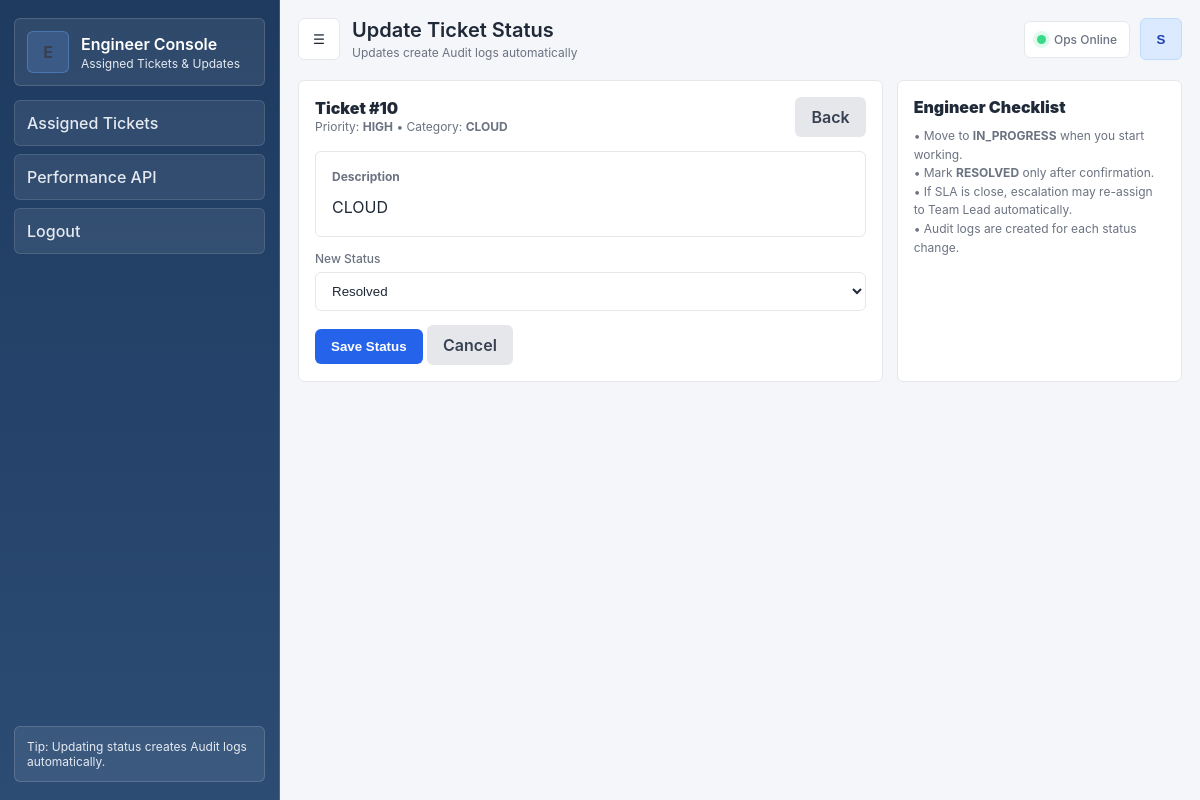
Screenshot of /engineer/update-ticket/10/ (signed in) with the database file from the repository.
### core/models.py (models this page shows, shortened)
class Ticket(models.Model):
    STATUS_CHOICES = [
        ('NEW', 'New'),
        ('IN_PROGRESS', 'In Progress'),
        ('RESOLVED', 'Resolved'),
        ('REOPENED', 'Reopened'),
        ('BREACHED', 'Breached'),
    ]
    PRIORITY_CHOICES = [
        ('CRITICAL', 'Critical'),
        ('HIGH', 'High'),
        ('MEDIUM', 'Medium'),
        ('LOW', 'Low'),
    ]
    CATEGORY_CHOICES = [
        ('NETWORK', 'Network Operations'),
        ('CLOUD', 'Cloud Infrastructure'),
        ('SERVER', 'Server Administration'),
        ('DATABASE', 'Database Administration'),
        ('DEVOPS', 'DevOps'),
        ('CYBER', 'Cybersecurity'),
        ('RISK', 'Risk & Compliance'),
        ('APP', 'Application Support'),
        ('AI', 'AI/ML Operations'),
        ('DATA', 'Data Engineering'),
        ('SRE', 'SRE'),
        ('INCIDENT', 'Incident Response'),
    ]
    is_deleted = models.BooleanField(default=False)
    deleted_at = models.DateTimeField(null=True, blank=True)
    client = models.ForeignKey(Client, on_delete=models.CASCADE)
    assigned_to = models.ForeignKey(User, on_delete=models.SET_NULL, null=True, blank=True)
    department = models.ForeignKey(Department, null=True, blank=True, on_delete=models.SET_NULL)
    priority = models.CharField(max_length=20, choices=PRIORITY_CHOICES)
    category = models.CharField(max_length=50, choices=CATEGORY_CHOICES)
    description = models.TextField()
    status = models.CharField(max_length=20, choices=STATUS_CHOICES, default='NEW')
    created_at = models.DateTimeField(auto_now_add=True)
    resolved_at = models.DateTimeField(null=True, blank=True)
    current_escalation_level = models.IntegerField(default=0)
    escalation_count = models.IntegerField(default=0)
    breached = models.BooleanField(default=False)
    breach_time = models.DateTimeField(null=True, blank=True)
    risk_score = models.FloatField(null=True, blank=True)
    risk_level = models.CharField(max_length=20, null=True, blank=True)
    sla_deadline = models.DateTimeField(null=True, blank=True)
    sla_paused = models.BooleanField(default=False)
    pause_started_at = models.DateTimeField(null=True, blank=True)
    total_pause_duration = models.FloatField(default=0)
    objects = ActiveTicketManager()
    all_objects = models.Manager()

### core/views.py (the view, shortened to what this page needs)
# urls.py: path('engineer/update-ticket/<int:ticket_id>/', update_ticket_status, name='update_ticket_status'),
@login_required
def update_ticket_status(request, ticket_id):
    if not is_engineer(request.user):
        return HttpResponse("Only engineers can update tickets.")
    try:
        ticket = Ticket.objects.get(id=ticket_id, assigned_to=request.user)
    except Ticket.DoesNotExist:
        return HttpResponse("Ticket not found or not assigned to you.")
    return render(request, "update_ticket.html", {"ticket": ticket})

### core/models.py (called while the page is built)
    def get_queryset(self):
        return super().get_queryset().filter(is_deleted=False)

### core/views.py (called while the page is built)
def is_engineer(user):
    return user.groups.filter(name='ENGINEERS').exists()

### core/templates/update_ticket.html (shortened to what this page needs)
{% extends "base_engineer.html" %}
{% block page_title %}Update Ticket Status{% endblock %}
{% block page_subtitle %}Updates create Audit logs automatically{% endblock %}
{% block content %}
<div class="grid">
  <div class="card col-8">
    <div class="flex-between">
      <div>
        <div style="font-weight:950;">Ticket #{{ ticket.id }}</div>
        <div class="small">Priority: <b>{{ ticket.priority }}</b> • Category: <b>{{ ticket.category }}</b></div>
      </div>
      <a class="btn secondary" href="{% url 'dashboard' %}">Back</a>
    </div>
    <div style="height:14px;"></div>
    <div class="card" style="background: rgba(17,28,58,.25);">
      <div class="small"><b>Description</b></div>
      <div style="margin-top:8px; line-height:1.6;">{{ ticket.description }}</div>
    </div>
    <div style="height:14px;"></div>
    <form method="POST" action="{% url 'update_ticket_status' ticket.id %}">
      <label class="label">New Status</label>
      <select class="select" name="status" required>
        <option value="RESOLVED" {% if ticket.status == "RESOLVED" %}selected{% endif %}>Resolved</option>
      </select>
      <div style="height:14px;"></div>
      <button class="btn" type="submit"> Save Status</button>
      <a class="btn secondary" href="{% url 'dashboard' %}">Cancel</a>
    </form>
  </div>
  <div class="card col-4">
    <div style="font-weight:950;">Engineer Checklist</div>
    <div class="small" style="margin-top:10px;">
      • Move to <b>IN_PROGRESS</b> when you start working.<br/>
      • Mark <b>RESOLVED</b> only after confirmation.<br/>
      • If SLA is close, escalation may re-assign to Team Lead automatically.<br/>
      • Audit logs are created for each status change.
    </div>
  </div>
</div>
{% endblock %}

### core/templates/base_engineer.html (shortened to what this page needs)
{% load static %}
<!DOCTYPE html>
<html lang="en">
<head>
  <link rel="stylesheet" href="{% static 'core/css/styles.css' %}">
</head>
<body class="app-theme-light">
  <div class="app">
    <aside class="sidebar" id="sidebar">
      <div class="brand">
        <div class="brand-logo">E</div>
        <div>
          <div class="brand-title">Engineer Console</div>
          <div class="brand-sub">Assigned Tickets & Updates</div>
        </div>
      </div>
      <nav class="nav">
        <a class="nav-item" href="{% url 'dashboard' %}"> Assigned Tickets</a>
        <a class="nav-item" href="/api/engineer-performance/" target="_blank"> Performance API</a>
        <a class="nav-item" href="{% url 'logout' %}"> Logout</a>
      </nav>
      <div class="sidebar-footer">
        Tip: Updating status creates Audit logs automatically.
      </div>
    </aside>
    <main class="main">
      <header class="topbar">
        <div class="top-left">
          <button class="icon-btn" id="toggleSidebar" type="button" aria-label="Toggle sidebar">☰</button>
          <div class="page-title">
            {% block page_title %}Engineer Console{% endblock %}
            <div class="page-subtitle">{% block page_subtitle %}Work on assigned SLA tickets{% endblock %}</div>
          </div>
        </div>
        <div class="top-right">
          <div class="chip"><span class="dot"></span><span>Ops Online</span></div>
          <button class="avatar avatar-btn" id="profileBtn" type="button"
                  aria-haspopup="true" aria-expanded="false"
                  title="{{ request.user.username }}">
            {{ request.user.username|slice:":1"|upper }}
          </button>
        </div>
      </header>
      <section class="content">
        {% block content %}{% endblock %}
      </section>
    </main>
  </div>
</body>
</html>

### rows the page displays
Ticket: id "10", priority "HIGH", category "CLOUD", description "CLOUD", status "Resolved"

### other values shown
{{ request.user.username|slice:":1"|upper }} "S"
